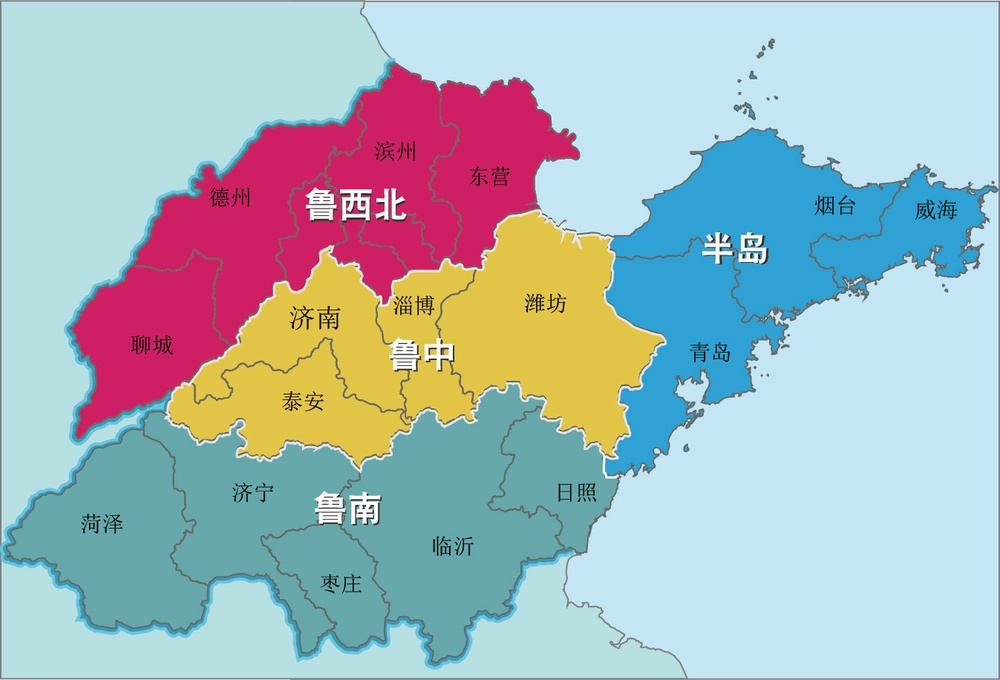
#> input picture 跨文化交际英语/Self-introduction/Pictures/1649667271002015524.jpg, 1000 x 680 px, shrunk from 1347 x 916 before the run
$ python filter.py --img '../../../../跨文化交际英语/Self-introduction/Pictures/1649667271002015524.jpg'
#> lines starting #> are read from the running program, lines starting #| are printed output that depends on the picture
import numpy as np
import cv2
import matplotlib.pyplot as plt
import argparse

# cupy为numpy的cuda版本，在这里使用只是为了调用GPU加快计算
import cupy as cp

# 傅里叶变换DFT
def DFT(img):
    img = cp.array(img)
    h, w = img.shape
    output = cp.zeros((h, w), dtype=cp.complex64)
    x, y = cp.mgrid[0:h, 0:w]

    # 根据公式计算每个点的频域值
    for i in range(h):
        for j in range(w):
            t = -1j * 2 * cp.pi * (i * x / h + j * y / w)
            output[i, j] = cp.sum(img * cp.exp(t))

    # 调整中心位置
    output = cp.roll(output, h // 2, axis=0)
    output = cp.roll(output, w // 2, axis=1)
    return cp.asnumpy(output)


# 傅里叶逆变换IDFT
def IDFT(img):
    img = cp.array(img)
    h, w = img.shape
    output = cp.zeros((h, w))
    x, y = cp.mgrid[0:h, 0:w]

    # 先将位置调整回来
    img = cp.roll(img, h // 2, axis=0)
    img = cp.roll(img, w // 2, axis=1)

    # 根据公式计算原图像
    for i in range(h):
        for j in range(w):
            t = 2j * cp.pi * (i * x / h + j * y / w)
            output[i, j] = abs(cp.sum(img * cp.exp(t)))
    return cp.asnumpy(1 / (h * w) * output)


# 低通滤波器
def low_filter(img, r=50):
    h, w = img.shape
    hc, wc = h // 2, w // 2
    x, y = np.ogrid[:h, :w]
    # 将距离大于半径的过滤掉
    mask = (x - hc)**2 + (y - wc)**2 <= r * r
    return img * mask


# 高通滤波器
def high_filter(img, r=50):
    h, w = img.shape
    hc, wc = h // 2, w // 2
    x, y = np.ogrid[:h, :w]
    # 将距离小于半径的过滤掉
    mask = (x - hc)**2 + (y - wc)**2 > r * r
    return img * mask

# 高斯滤波器
def gauss_filter(img, r=50):
    h, w = img.shape
    hc, wc = h // 2, w // 2
    x, y = np.ogrid[:h, :w]
    dist = (x - hc)**2 + (y - wc)**2
    mask = np.exp(-dist / (r * r) / 2)
    return img * mask


if __name__ == '__main__':
    parser = argparse.ArgumentParser()
    # 通过参数选择要处理的图片
    parser.add_argument('--img', type=str, default='testImages\lena_gray_256.png')
    parser = parser.parse_args()

    img_path = parser.img
    img = cv2.imread(img_path)
#> img is the input picture: shape (680, 1000, 3); mean B, G, R 190.6, 185.2, 168.1
    if img.ndim == 3:
        img = cv2.cvtColor(img, cv2.COLOR_BGR2GRAY)
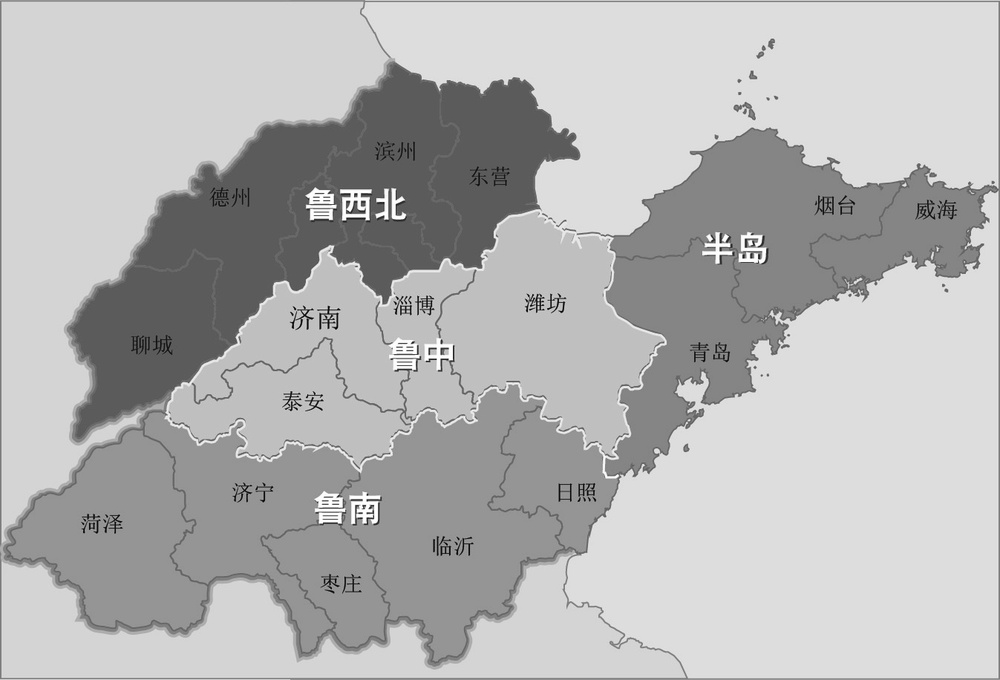
#> img: shape (680, 1000); min 4, max 255, mean 180.7

    # 计算DFT和IDFT
#> (the run stopped early here; a loop or call above may not have finished)

$ run again, on 跨文化交际英语/Self-introduction/Pictures/227d549c2aff57a03a2905c58b5d64a3.jpg
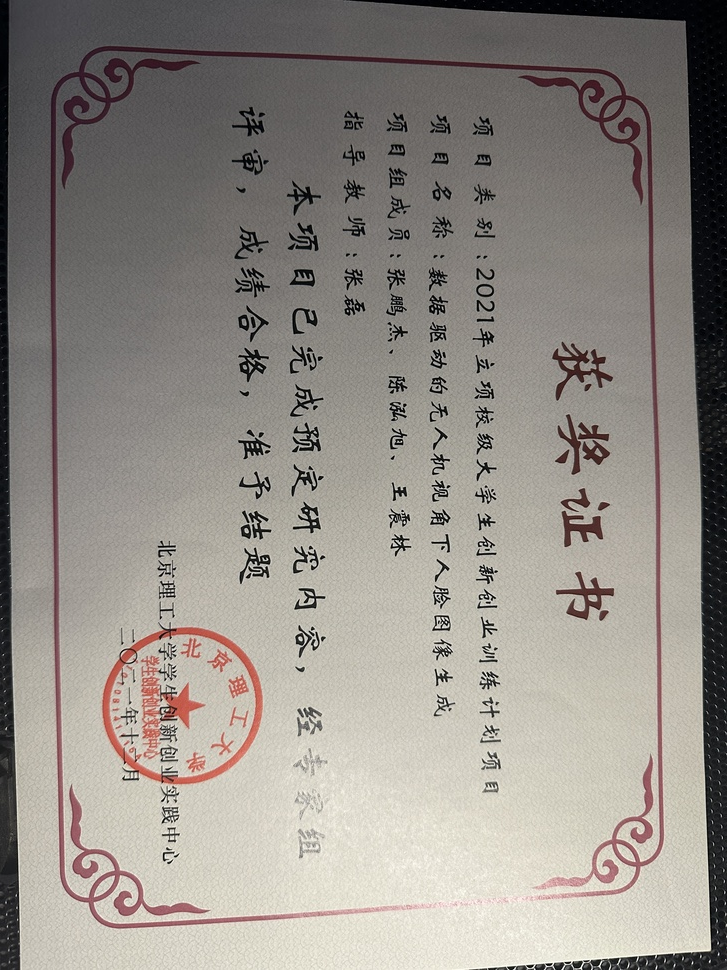
#> input picture 跨文化交际英语/Self-introduction/Pictures/227d549c2aff57a03a2905c58b5d64a3.jpg, 727 x 970 px, shrunk from 3024 x 4032 before the run
#> img is the input picture: shape (970, 727, 3); mean B, G, R 134.6, 140.9, 146.2
#> `img = cv2.cvtColor(img, cv2.COLOR_BGR2GRAY)`:
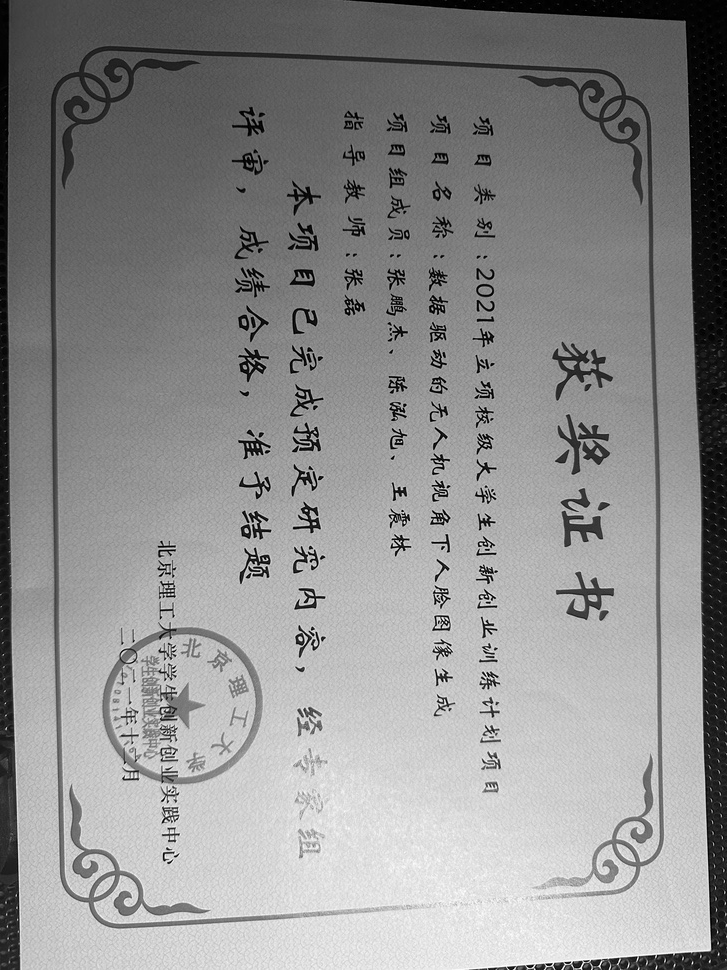
#> img: shape (970, 727); min 0, max 255, mean 141.7
